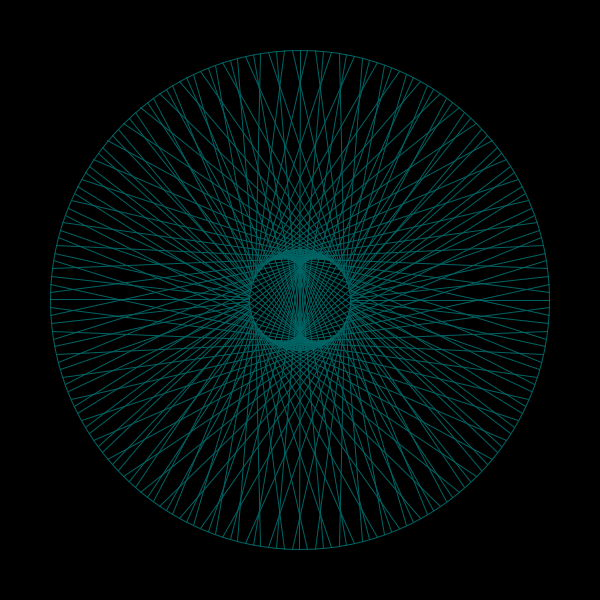
Frame 1 (no input)
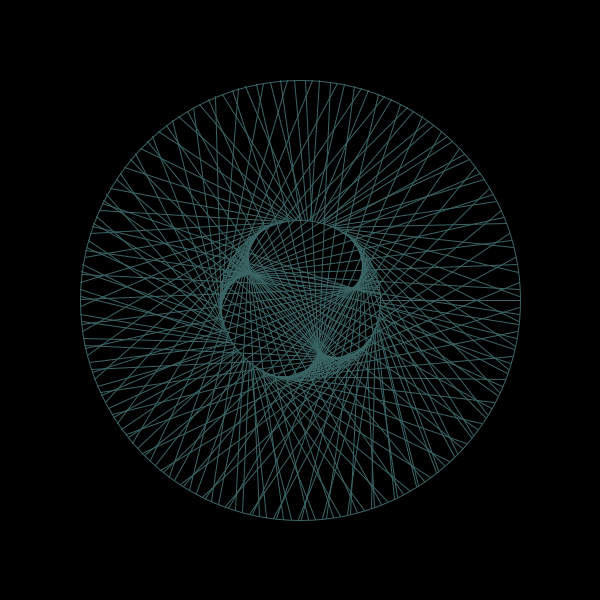
Frame 60 (the mouse pressed at the canvas centre just before this capture)
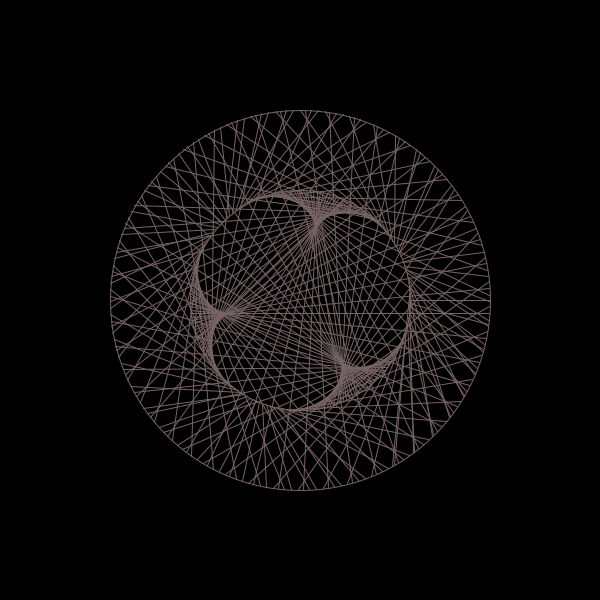
Frame 120 (the mouse held since frame 60 and released just before this capture)

The Processing sketch that drew these frames (run headless with seeded random() and noise(); from frame 60 on, the mouse is pressed at the canvas centre):

// Processing sketch: timesTableViz3
// ── timesTableViz3.pde
float pointCount = 200;
float timesTable = 3;
float theta, diameter1 = 100, diameter2 = 500;
float x1, y1, x2, y2;
float speed = 0.01;
int direction=1;
float myColor;
void setup(){
  background(0);
  size(600, 600);
  noFill();
  theta = TWO_PI/pointCount;
  
}

void draw(){ 
  background(0);
  stroke( myColor++%360, 100, 100);    
  translate(width/2, height/2);
  if(diameter1 >= 500 || diameter1 < 100){ direction*=-1; }
  diameter1 += direction;
  diameter2 -= direction;
  ellipse(0, 0, diameter1, diameter1);
  ellipse(0, 0, diameter2, diameter2);
  for(int i=0;i<pointCount;i++){    
  x1 = 0.5*diameter1*cos(theta*i);
  y1 = 0.5*diameter1*sin(theta*i);
  x2 = 0.5*diameter2*cos(theta*i*timesTable);
  y2 = 0.5*diameter2*sin(theta*i*timesTable);
  line(x1, y1, x2, y2);
  }
  timesTable += speed;
  
}
